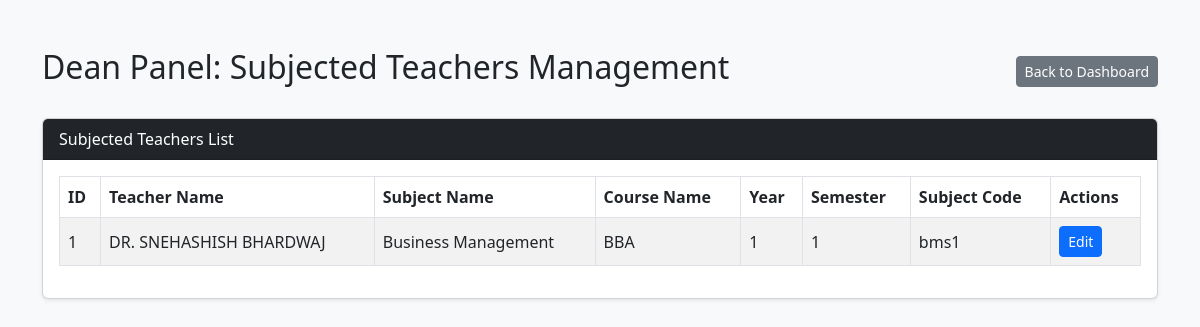
/dean/dean_subjected_teachers.php, run on an earlier commit of the app's database.
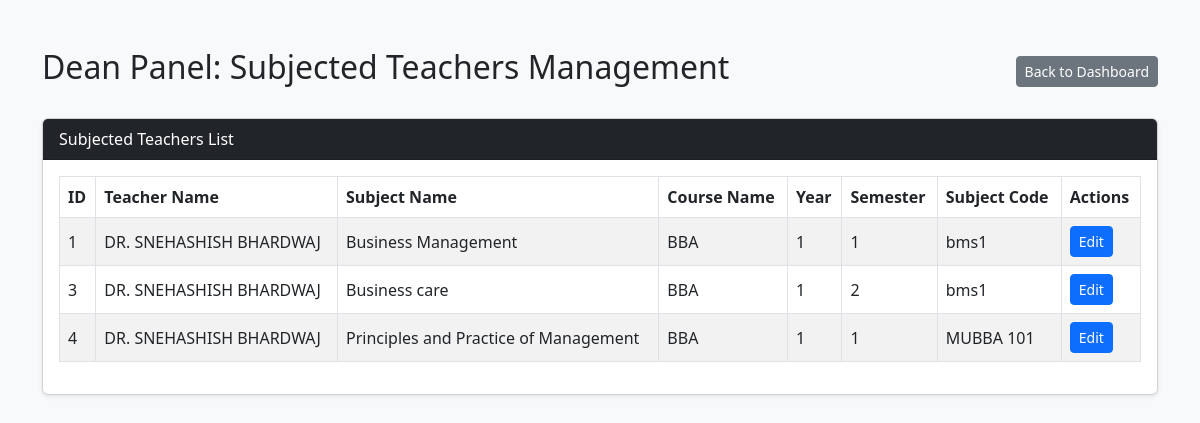
And on a later commit of the database.
### tables this page shows
CREATE TABLE `subjected_teacher` (
  `id` int(11) NOT NULL,
  `teacher_id` int(11) NOT NULL,
  `sub_id` int(11) NOT NULL,
  `teacher_name` varchar(255) NOT NULL,
  `subject_name` varchar(255) NOT NULL,
  `course_name` varchar(255) NOT NULL,
  `year` int(11) NOT NULL,
  `semester` int(11) NOT NULL,
  `subject_code` varchar(66) NOT NULL
);

### dean/dean_subjected_teachers.php (the view, shortened to what this page needs)
<?php
$host = '127.0.0.1';
$dbname = 'mhu-ams';
$username = 'root';
$password = '';
try {
    $pdo = new PDO("mysql:host=$host;dbname=$dbname;charset=utf8mb4", $username, $password);
    $pdo->setAttribute(PDO::ATTR_ERRMODE, PDO::ERRMODE_EXCEPTION);
} catch (PDOException $e) {
    die("Connection failed: " . $e->getMessage());
}
$stmt = $pdo->query("SELECT * FROM subjected_teacher");
$teachers_list = $stmt->fetchAll(PDO::FETCH_ASSOC);
?>
<!DOCTYPE html>
<html lang="en">
<head>
    <link href="https://cdn.jsdelivr.net/npm/bootstrap@5.3.0/dist/css/bootstrap.min.css" rel="stylesheet">
</head>
<body class="bg-light">
<div class="container my-5">
    <div class="d-flex justify-content-between align-items-center mb-4">
        <h2>Dean Panel: Subjected Teachers Management</h2>
        <a href="dean_dashboard.php" class="btn btn-secondary btn-sm">Back to Dashboard</a>
    </div>
    <div class="card shadow-sm">
        <div class="card-header bg-dark text-white">Subjected Teachers List</div>
        <div class="card-body">
            <div class="table-responsive">
                <table class="table table-bordered table-striped align-middle">
                    <thead>
                        <tr>
                            <th>ID</th>
                            <th>Teacher Name</th>
                            <th>Subject Name</th>
                            <th>Course Name</th>
                            <th>Year</th>
                            <th>Semester</th>
                            <th>Subject Code</th>
                            <th>Actions</th>
                        </tr>
                    </thead>
                    <tbody>
                        <?php if (count($teachers_list) > 0): ?>
                            <?php foreach ($teachers_list as $row): ?>
                                <tr>
                                    <td><?= htmlspecialchars($row['id']) ?></td>
                                    <td><?= htmlspecialchars($row['teacher_name']) ?></td>
                                    <td><?= htmlspecialchars($row['subject_name']) ?></td>
                                    <td><?= htmlspecialchars($row['course_name']) ?></td>
                                    <td><?= htmlspecialchars($row['year']) ?></td>
                                    <td><?= htmlspecialchars($row['semester']) ?></td>
                                    <td><?= htmlspecialchars($row['subject_code']) ?></td>
                                    <td>
                                        <a href="dean_subjected_teachers.php?edit_id=<?= $row['id'] ?>" class="btn btn-sm btn-primary">Edit</a>
                                    </td>
                                </tr>
                            <?php endforeach; ?>
                        <?php else: ?>
                            <tr>
                                <td colspan="8" class="text-center">No records found.</td>
                            </tr>
                        <?php endif; ?>
                    </tbody>
                </table>
            </div>
        </div>
    </div>
</div>
</body>
</html>

What changed in the data, as far as the page shows it:
added subjected_teacher: id "3", teacher_name "DR. SNEHASHISH BHARDWAJ", subject_name "Business care", course_name "BBA", year "1", semester "2", subject_code "bms1"
added subjected_teacher: id "4", teacher_name "DR. SNEHASHISH BHARDWAJ", subject_name "Principles and Practice of Management", course_name "BBA", year "1", semester "1", subject_code "MUBBA 101"
